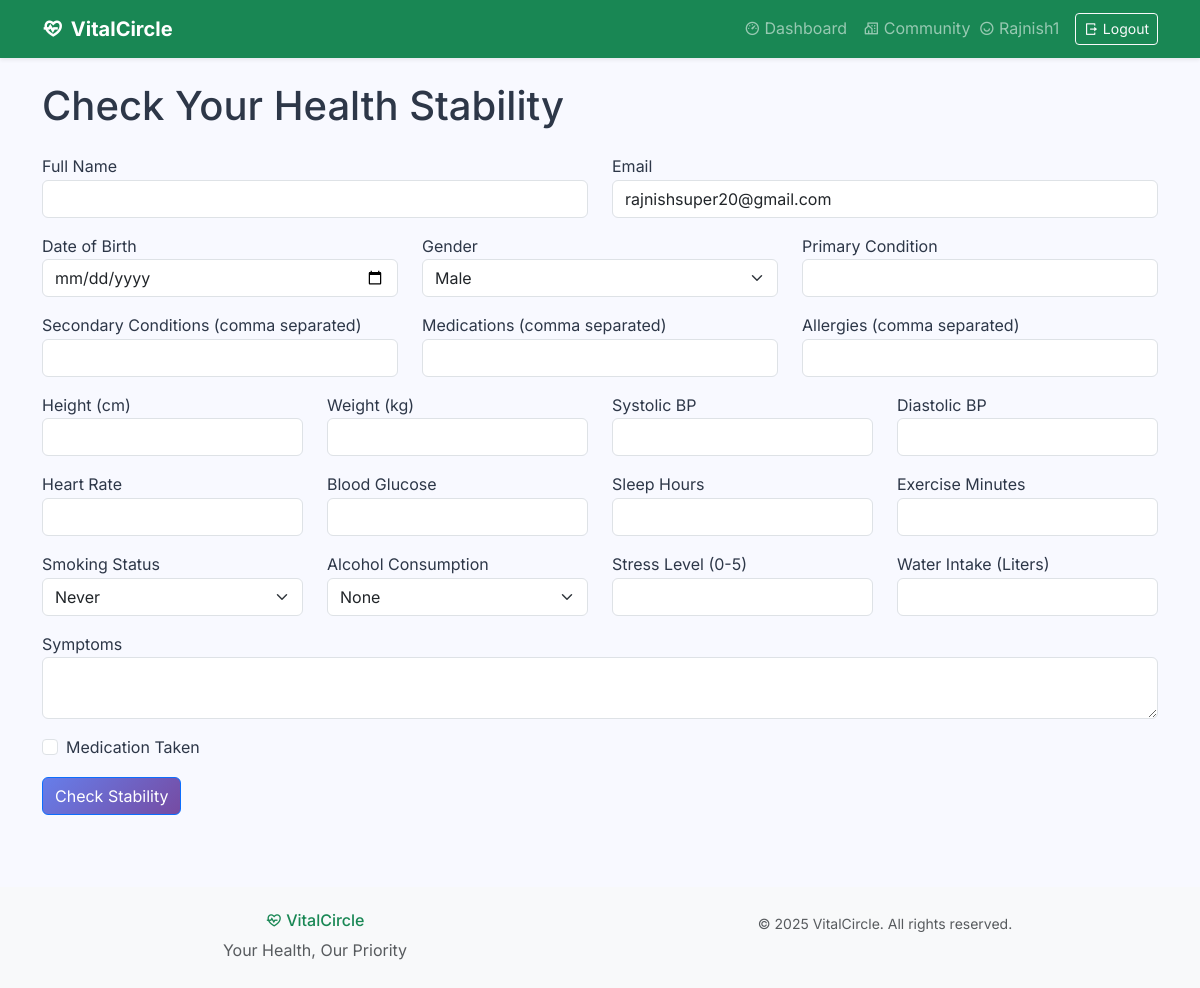
Before: /stability-check/ (signed in) with the older database file.
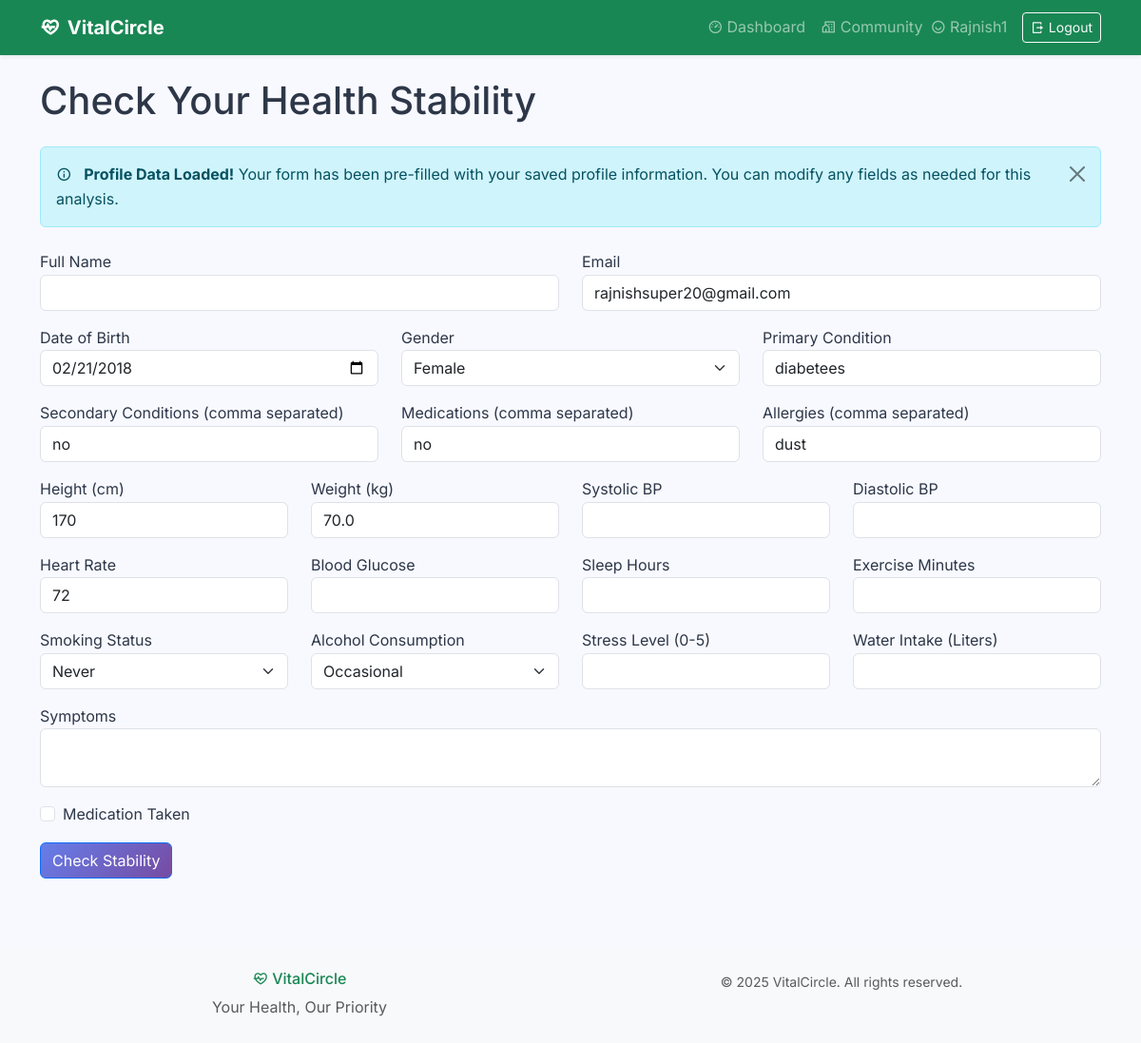
After: the same page with the newer database file.
### core/models.py (models this page shows)
class UserProfile(models.Model):
    user = models.OneToOneField(User, on_delete=models.CASCADE)  # Django Auth
    is_filled = models.BooleanField(default=False)
    date_of_birth = models.DateField(blank=True, null=True)
    gender = models.CharField(max_length=20, choices=[("M", "Male"), ("F", "Female"), ("O", "Other")], blank=True, null=True)
    primary_condition = models.CharField(max_length=100, blank=True, null=True)
    secondary_conditions = models.TextField(blank=True, null=True)
    medications = models.TextField(blank=True, null=True)
    allergies = models.TextField(blank=True, null=True)
    smoking_status = models.CharField(max_length=20, choices=[("Never", "Never"), ("Former", "Former"), ("Current", "Current")], blank=True, null=True)
    alcohol_consumption = models.CharField(max_length=20, choices=[("None", "None"), ("Occasional", "Occasional"), ("Regular", "Regular")], blank=True, null=True)
    height_cm = models.IntegerField(blank=True, null=True)
    weight_kg = models.FloatField(blank=True, null=True)
    blood_pressure_baseline = models.CharField(max_length=10, blank=True, null=True)
    resting_heart_rate = models.IntegerField(blank=True, null=True)
    last_hba1c = models.FloatField(blank=True, null=True)
    created_at = models.DateTimeField(auto_now_add=True)

### core/views.py (the view)
# urls.py: path('stability-check/', views.stability_view, name='stability-check'),
def stability_view(request):
    profile = None
    if request.user.is_authenticated:
        try:
            profile = UserProfile.objects.get(user=request.user)
        except UserProfile.DoesNotExist:
            profile = None
    context = {
        'profile': profile,
    }
    return render(request, "stability.html", context)

### core/templates/stability.html (shortened to what the changed rows need)
{% extends 'base.html' %}
{% load static %}
{% block content %}
<div class="container py-4">
    <h1 class="mb-4">Check Your Health Stability</h1>
    {% if profile %}
    <div class="alert alert-info alert-dismissible fade show mb-4" role="alert">
        <i class="ri-information-line me-2"></i>
        <strong>Profile Data Loaded!</strong> Your form has been pre-filled with your saved profile information.
        You can modify any fields as needed for this analysis.
        <button type="button" class="btn-close" data-bs-dismiss="alert" aria-label="Close"></button>
    </div>
    {% endif %}
    <form id="patientForm">
        <div class="row">
        </div>
        <div class="row">
            <div class="col-md-4 mb-3">
                <label>Date of Birth</label>
                <input type="date" class="form-control" name="date_of_birth"
                       value="{% if profile.date_of_birth %}{{ profile.date_of_birth|date:'Y-m-d' }}{% endif %}" required>
            </div>
            <div class="col-md-4 mb-3">
                <label>Gender</label>
                <select class="form-select" name="gender">
                    <option value="Male" {% if profile.gender == 'M' %}selected{% endif %}>Male</option>
                    <option value="Female" {% if profile.gender == 'F' %}selected{% endif %}>Female</option>
                </select>
            </div>
            <div class="col-md-4 mb-3">
                <label>Primary Condition</label>
                <input type="text" class="form-control" name="primary_condition"
                       value="{{ profile.primary_condition|default:'' }}">
            </div>
        </div>
        <div class="row">
            <div class="col-md-4 mb-3">
                <label>Secondary Conditions (comma separated)</label>
                <input type="text" class="form-control" name="secondary_conditions"
                       value="{{ profile.secondary_conditions|default:'' }}">
            </div>
            <div class="col-md-4 mb-3">
                <label>Medications (comma separated)</label>
                <input type="text" class="form-control" name="medications"
                       value="{{ profile.medications|default:'' }}">
            </div>
            <div class="col-md-4 mb-3">
                <label>Allergies (comma separated)</label>
                <input type="text" class="form-control" name="allergies"
                       value="{{ profile.allergies|default:'' }}">
            </div>
        </div>
        <div class="row">
            <div class="col-md-3 mb-3">
                <label>Height (cm)</label>
                <input type="number" class="form-control" name="height_cm"
                       value="{{ profile.height_cm|default:'' }}">
            </div>
            <div class="col-md-3 mb-3">
                <label>Weight (kg)</label>
                <input type="number" class="form-control" name="weight_kg"
                       value="{{ profile.weight_kg|default:'' }}">
            </div>
        </div>
        <div class="row">
            <div class="col-md-3 mb-3">
                <label>Heart Rate</label>
                <input type="number" class="form-control" name="heart_rate"
                       value="{{ profile.resting_heart_rate|default:'' }}">
            </div>
        </div>
        <div class="row">
            <div class="col-md-3 mb-3">
                <label>Smoking Status</label>
                <select class="form-select" name="smoking_status">
                    <option value="Never" {% if profile.smoking_status == 'Never' %}selected{% endif %}>Never</option>
                </select>
            </div>
            <div class="col-md-3 mb-3">
                <label>Alcohol Consumption</label>
                <select class="form-select" name="alcohol_consumption">
                    <option value="None" {% if profile.alcohol_consumption == 'None' %}selected{% endif %}>None</option>
                    <option value="Occasional" {% if profile.alcohol_consumption == 'Occasional' %}selected{% endif %}>Occasional</option>
                </select>
            </div>
        </div>
        <div class="mb-3">
        </div>
        <div class="form-check mb-3">
        </div>
        <button type="button" class="btn btn-primary" id="checkStabilityBtn">Check Stability</button>
    </form>
</div>
{% endblock content %}

Changed rows visible on the page:
added UserProfile: date_of_birth "02/21/2018", gender "Female", primary_condition "diabetees", secondary_conditions "no", medications "no", allergies "dust", height_cm "170", weight_kg "70.0", heart_rate "72", smoking_status "Never", alcohol_consumption "Occasional"
Other visible differences:
form field gender: "Male" → (not shown)
form field smoking_status: "Never" → (not shown)
form field alcohol_consumption: "None" → (not shown)
text now shown: "Profile Data Loaded! Your form has been pre-filled with your saved profile information. You can modify any fields as needed for this analysis."
